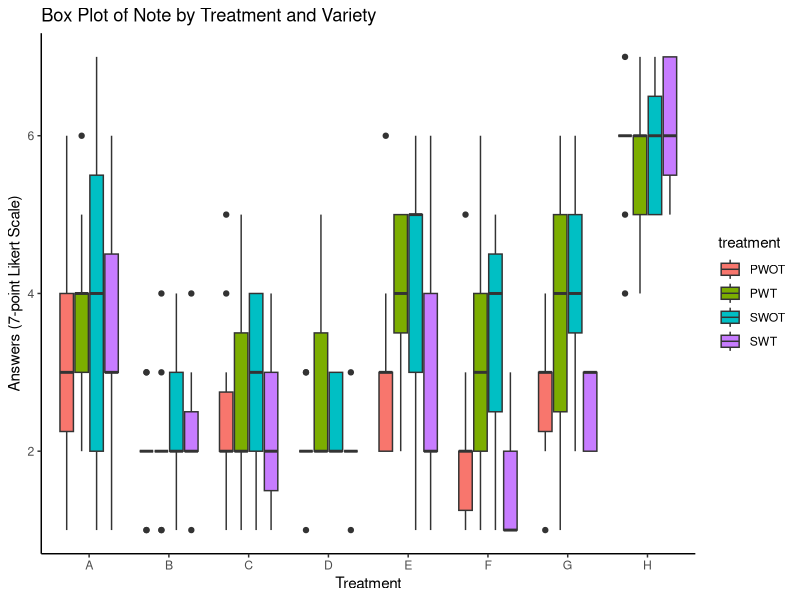

Write R code to recreate this figure.
# Load necessary libraries
library(ggplot2)
library(readxl)
library(RColorBrewer)


# Read data from Excel file
#excel_data <- read_excel("./FFH/execution_time.xlsx", sheet = "ex2")
#excel_data <- read_excel("./FFH/execution_time.xlsx", sheet = "ex3")
#excel_data <- read_excel("./FFH/execution_time.xlsx", sheet = "ex2_ex3")
excel_data <- read_excel("./FFH/questionnaires.xlsx", sheet = "Sheet3")

variety <- factor(excel_data$question)
treatment <- factor(excel_data$condition)
note <- excel_data$answer

data <- data.frame(variety, treatment, note)

# Create the plot
ggplot(data, aes(x = variety, y = note, fill = treatment)) +
  geom_boxplot() +
  labs(x = "Treatment", y = "Answers (7-point Likert Scale)", title = "Box Plot of Note by Treatment and Variety") +
  theme_classic()
